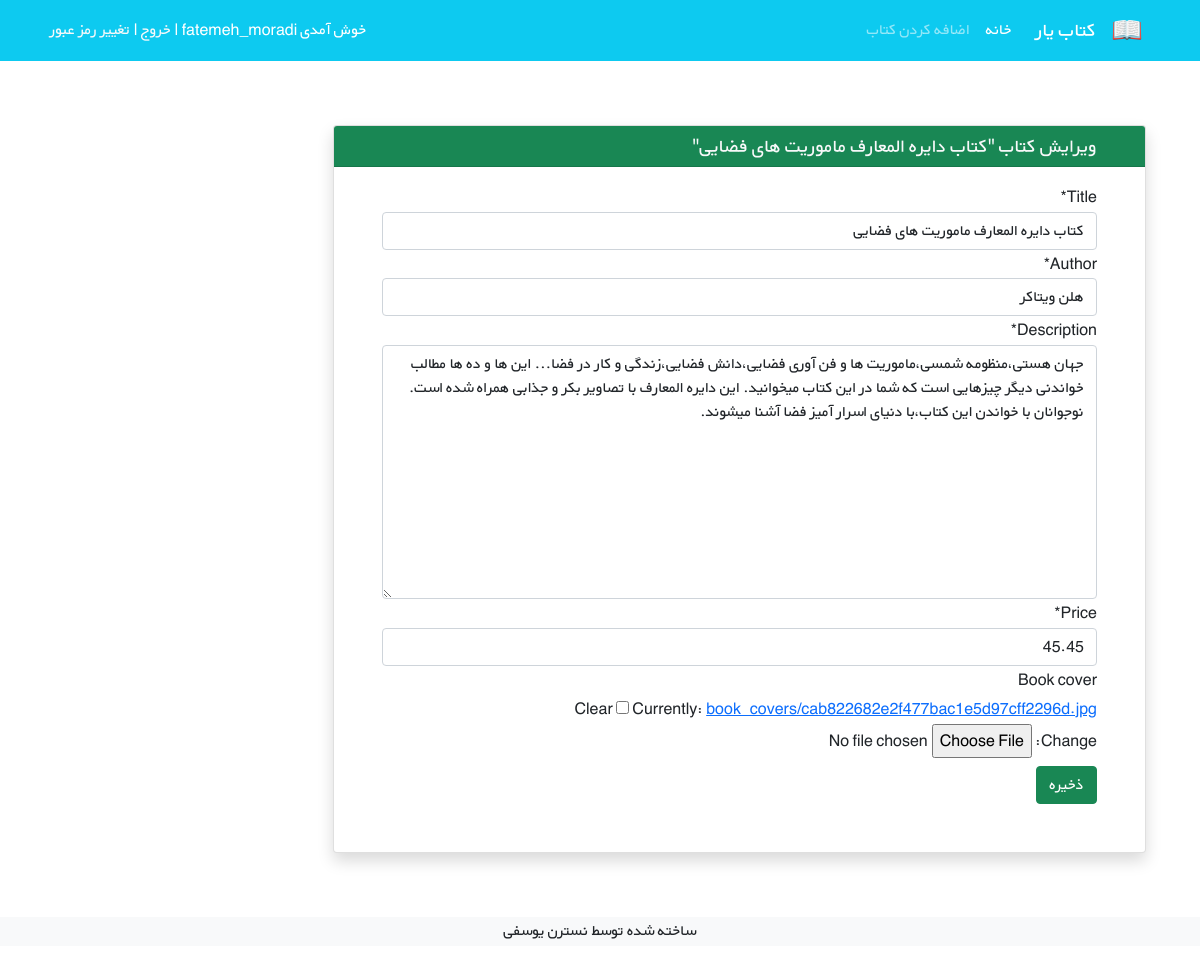
Screenshot of /books/edit/2/ (signed in) with the database file from the repository.
### books/models.py (models this page shows, shortened)
class Book(models.Model):
    user = models.ForeignKey(get_user_model(), on_delete=models.CASCADE)
    title = models.CharField(max_length=200)
    author = models.CharField(max_length=200)
    description = models.TextField()
    price = models.DecimalField(max_digits=5, decimal_places=2)
    book_cover = models.ImageField(upload_to='book_covers/', blank=True )
    datetime_create = models.DateTimeField(auto_now_add=True)
    datetime_modified = models.DateTimeField(auto_now=True)

### books/views.py (the view)
# urls.py: path('edit/<int:pk>/', views.BookUpdateView.as_view(), name='book_update'),
class BookUpdateView(LoginRequiredMixin, UserPassesTestMixin, generic.UpdateView):
    model = Book
    template_name = 'books/book_update.html'
    fields = ['title', 'author', 'description', 'price', 'book_cover']
    def test_func(self):
        obj = self.get_object()
        return obj.user == self.request.user

### books/templates/books/book_update.html (shortened to what this page needs)
{% extends '_base.html' %}
{% load crispy_forms_tags %}
{% block content %}
    <div class="container mt-4" dir="rtl">
    <div class="row">
        <div class="col-9">
            <div class="card shadow my-3">
                <h5 class="card-header bg-success text-light px-5">ویرایش کتاب  "{{ book.title }}"</h5>
                <div class="px-5 pt-3 pb-5">
                    <form method="POST" enctype="multipart/form-data">
                        {{ form|crispy }}
                        <button type="submit" class="btn btn-success mt-2">ذخیره</button>
                    </form>
                </div>
            </div>
        </div>
    </div>
</div>
{% endblock %}

### static/css/style.css (style rules this page uses)
* { font-family: 'BYekan', sans-serif; line-height: 1.8rem; }

### rows the page displays
Book: title "کتاب دایره المعارف ماموریت های فضایی", author "هلن ویتاکر", description "جهان هستی،منظومه شمسی،ماموریت ها و فن آوری فضایی،دانش فضایی،زندگی و کار در فضا... این ها و ده ها مطالب خواندنی دیگر چیزهایی است که شما در این کتاب میخوانید. این دایره المعارف با تصاویر بکر و جذابی همراه شده است. نوجوانان با خواندن این کتاب،با دنیای اسرار آمیز فضا آشنا میشوند.", price "45.45"
